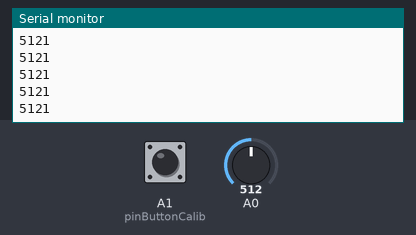
The sketch below on a simulated Arduino Uno, built with avr-gcc and run on an emulated ATmega328P. Shown: the last lines printed to the serial monitor. The test bench sets the inputs (shaded band); at power-on: A0 = 512, A1 (pinButtonCalib) HIGH.

Above: at 1.2 s.
1.3 s: A0 set to 716
At 1.31 s:
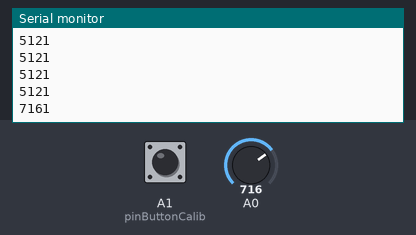
2.8 s: A1 (pinButtonCalib) pulled LOW for 0.15 s
At 2.82 s:
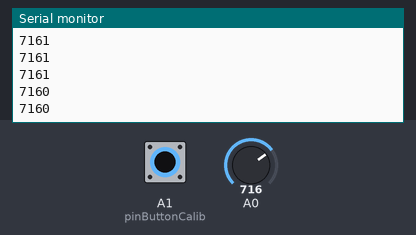
4.4 s: A0 set to 900
At 4.42 s:
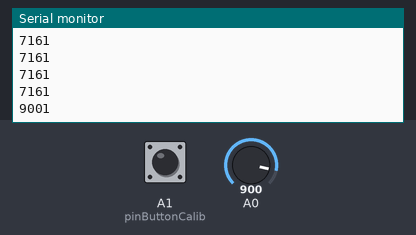
5.9 s: A1 (pinButtonCalib) pulled LOW for 1 s
At 5.93 s:
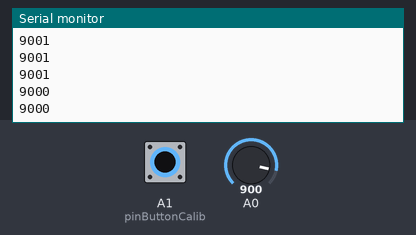
Timing chart, 0 to 8.9 s (numbered marks = the images above; inputs shaded):
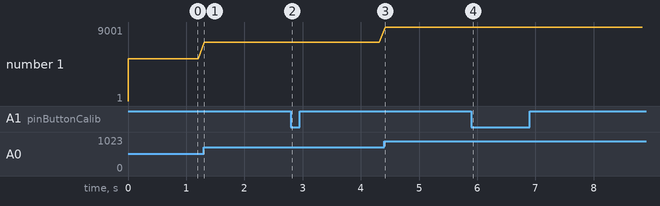

The sketch:

Buttons.ino
```cpp
 int pinButtonCalib = A1;
 int pinButtonTBD = A2;
 int pinButtonThumb = A3;
 int pinButtonOther = A4;

void setup()
{
    Serial.begin(9600);
    pinButtonCalib = A1;
    pinButtonTBD = A2;
    pinButtonThumb = A3;
    pinButtonOther = A4;

    pinMode(pinButtonCalib, INPUT_PULLUP);
    pinMode(pinButtonTBD,   INPUT_PULLUP);
    pinMode(pinButtonThumb, INPUT_PULLUP);
    pinMode(pinButtonOther, INPUT_PULLUP);
}

void loop()
{
	Serial.println(readButton(pinButtonCalib));
    Serial.print(analogRead(A0));
    delay(100);

}


boolean isDigitalPin(const int pin){
    return (pin >= 0) && (pin <= 19) ? true: false;

}

boolean readButton(const int pin){
    if (isDigitalPin(pin)){
        return digitalRead(pin);
    } else{
        if (analogRead(pin) > 512) return HIGH;
        else return LOW;
    }


}
```

Measured:
- after the input at 1.3 s, the serial monitor: prints a new line at once (image 1)
- after the input at 2.8 s, the serial monitor: prints a new line at once (image 2)
- after the input at 4.4 s, the serial monitor: prints a new line at once (image 3)
- after the input at 5.9 s, the serial monitor: prints a new line at once (image 4)
- plotted number 1: 5121 → 7160 after the input at 1.3 s, 7161 → 9000 after the input at 4.4 s
